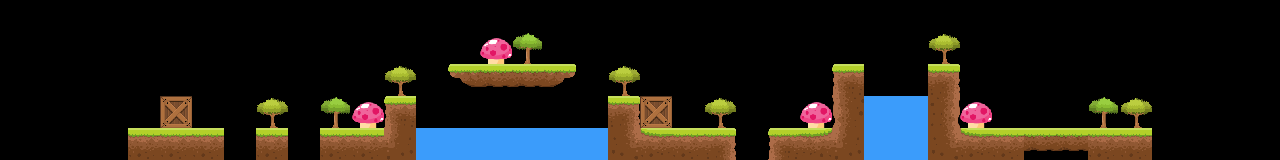

The image is a tile-based game level rendered from a .tmx file. Its description and complete source (layers, tilesets, objects, tile grids) follow:
An orthogonal 40x5 tile map with 32x32 px tiles, 1 tile layer (Tile Layer 1).

<map version="1.2" tiledversion="1.2.0" orientation="orthogonal" renderorder="right-down" width="40" height="5" tilewidth="32" tileheight="32" infinite="0" nextlayerid="7" nextobjectid="1">
 <tileset firstgid="1" name="Sprites" tilewidth="32" tileheight="32" tilecount="100" columns="10">
  <image source="../Sprites/Sprites.png" width="320" height="320" />
  <tile id="42">
   <animation>
    <frame tileid="40" duration="1000" />
    <frame tileid="41" duration="400" />
   </animation>
  </tile>
  <tile id="80">
   <animation>
    <frame tileid="97" duration="700" />
    <frame tileid="98" duration="700" />
   </animation>
  </tile>
 </tileset>
 <layer id="6" name="Tile Layer 1" width="40" height="5">
  <data encoding="csv">
0,0,0,0,0,0,0,0,0,0,0,0,0,0,0,43,0,0,0,0,0,0,0,0,0,0,0,43,43,0,0,0,0,0,0,0,0,0,0,0,
0,0,0,0,0,0,0,0,0,0,0,0,0,0,43,30,29,43,0,0,0,0,0,0,0,0,43,0,0,39,43,0,0,0,0,0,0,0,0,0,
0,0,0,0,0,43,0,0,0,0,0,43,39,0,95,96,96,97,0,39,43,0,0,0,0,43,83,81,81,85,43,0,0,0,0,0,0,0,0,0,
0,0,0,0,43,40,43,0,39,0,29,30,83,81,81,81,81,81,81,85,40,43,39,0,0,30,86,100,100,88,30,0,43,43,29,39,0,0,0,0,
81,81,81,81,84,84,84,81,84,81,84,84,90,100,100,100,100,100,100,92,93,84,85,0,83,89,90,100,100,92,93,84,96,96,84,84,81,81,81,81
</data>
 </layer>
</map>
